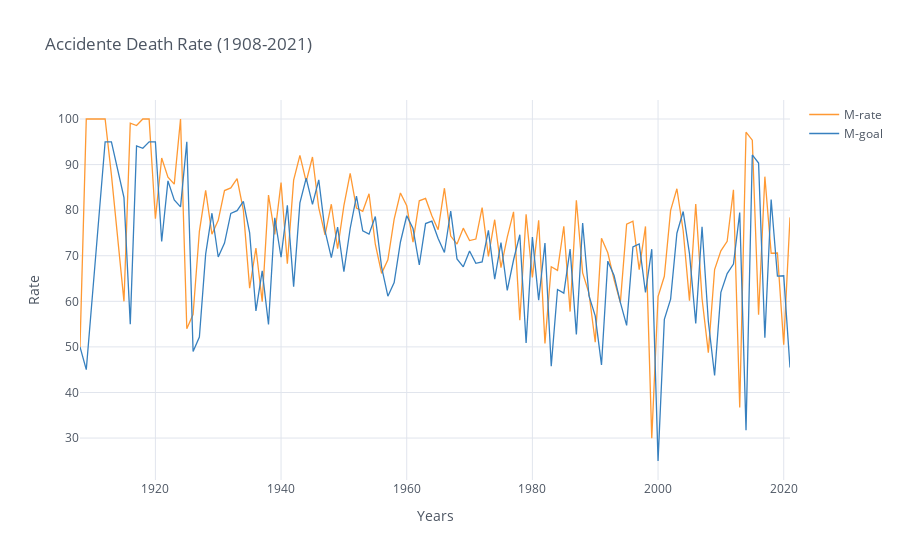

Source (notebook cell):
### Code cell
All[["Year", "M-rate", "M-goal"]].set_index("Year").iplot(kind='line', xTitle='Years', yTitle='Rate',
                                                             title='Mortality Rate (1908-2021)')
